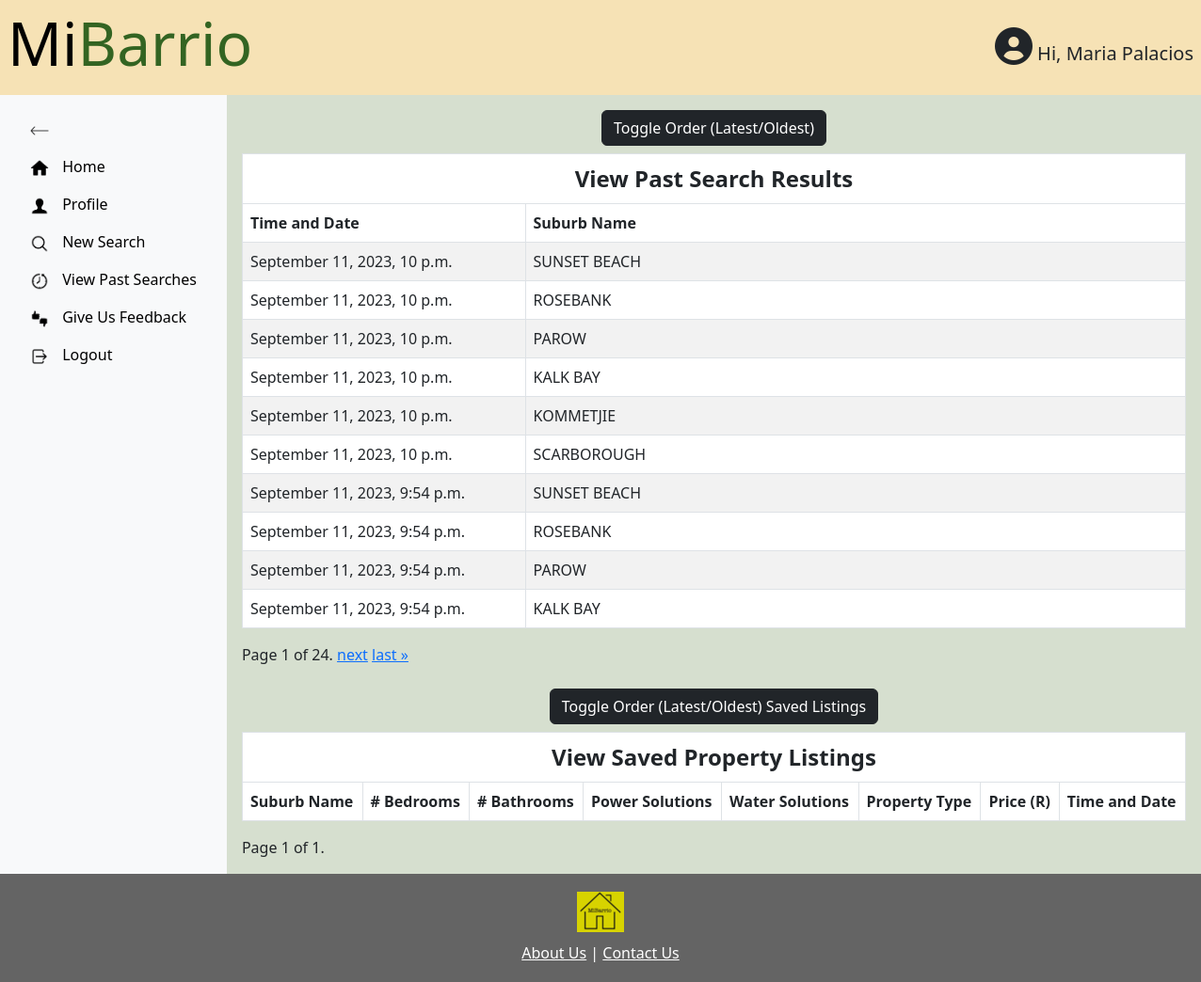
/viewPastSearches (signed in), run on an earlier commit of the app's database.
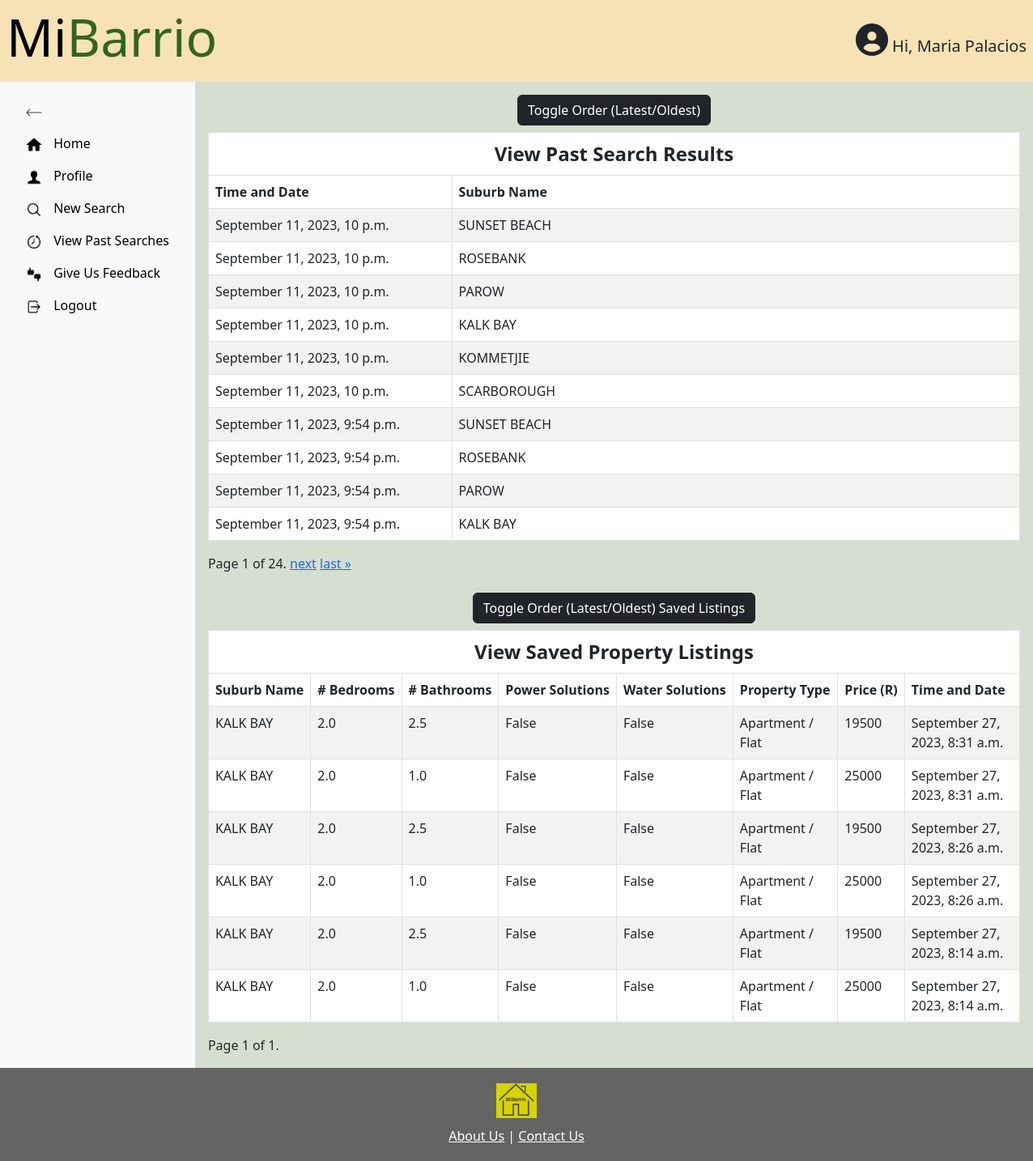
And on a later commit of the database.
### MiBarrioApp/models.py (models this page shows)
class CustomUser(AbstractBaseUser, PermissionsMixin):
    objects = CustomUserManager()
    userID = models.AutoField(primary_key=True)
    first_name = models.CharField(max_length=255)
    last_name = models.CharField(max_length=255)
    username = models.CharField(max_length=255, unique=True)
    password = models.CharField(max_length=255)
    email = models.EmailField(unique=True)
    is_admin = models.BooleanField(default=False)
    is_staff = models.BooleanField(default=False)
    is_superuser = models.BooleanField(default=False)
    USERNAME_FIELD = 'username'
    REQUIRED_FIELDS = ['first_name', 'last_name', 'email']

class Searches(models.Model):
    searchID = models.AutoField(primary_key=True)
    user = models.ForeignKey(CustomUser, on_delete=models.CASCADE)
    search_profileID = models.ForeignKey(SearchProfiles, on_delete=models.CASCADE)
    search_parameters = models.TextField()
    search_timestamp = models.DateTimeField(auto_now_add=True)

class Suburbs(models.Model):
    suburbID = models.AutoField(primary_key=True)
    city = models.ForeignKey(Cities, on_delete=models.CASCADE)
    name = models.CharField(max_length=255)
    coordinates = models.TextField()

class Properties(models.Model):
    propertyID = models.AutoField(primary_key=True)
    user = models.ForeignKey(CustomUser, on_delete=models.CASCADE)
    suburb = models.ForeignKey(Suburbs, on_delete=models.CASCADE)
    property_search_parameters = models.TextField()
    num_of_bedrooms = models.FloatField()
    num_of_bathrooms = models.FloatField()
    has_power_solutions = models.BooleanField()
    has_water_solutions = models.BooleanField()
    property_type = models.CharField(max_length=255)
    search_timestamp = models.DateTimeField(auto_now_add=True)

### MiBarrioApp/views.py (the view)
# urls.py: path('viewPastSearches', views.view_past_searches_view, name = "viewPastSearches"),
@login_required
def view_past_searches_view(request):
    if not request.user.is_authenticated:
        return redirect('MiBarrioApp:login')
    user_searches = Searches.objects.filter(user=request.user).order_by('-search_timestamp')
    past_searches_data = [
        {
            "timestamp": search.search_timestamp,
            "suburb": SearchResult.suburb.name  # Assuming `Suburb` model has a field `name`
        }
        for search in user_searches
        for SearchResult in SearchResults.objects.filter(search=search)
    ]
    paginator = Paginator(past_searches_data, 10)  # Show 10 results per page
    page_number = request.GET.get('page')
    page_obj = paginator.get_page(page_number)
    saved_properties = Properties.objects.filter(user=request.user).order_by('-search_timestamp')
    saved_properties_data = [
        {
            "suburb": property.suburb.name,  # Assuming suburb is a ForeignKey and has a field name
            "num_of_bedrooms": property.num_of_bedrooms,
            "num_of_bathrooms": property.num_of_bathrooms,
            "has_power_solutions": property.has_power_solutions,
            "has_water_solutions": property.has_water_solutions,
            "property_type": property.property_type,
            "search_timestamp": property.search_timestamp,
            "sale_price": None if not hasattr(property, 'propertiestobuy') else property.propertiestobuy.sale_price,
            "rental_price": None if not hasattr(property, 'propertiestorent') else property.propertiestorent.rental_price,
        }
        for property in saved_properties
    ]
    saved_properties_paginator = Paginator(saved_properties_data, 15)  # Show 15 properties per page
    saved_properties_page_number = request.GET.get('saved_properties_page')
    saved_properties_page_obj = saved_properties_paginator.get_page(saved_properties_page_number)
    return render(request, 'viewPastSearches.html', {
        'page_obj': page_obj,  # Your existing paginated data
        'saved_properties_page_obj': saved_properties_page_obj,  # New paginated data for saved properties
    })

### MiBarrioApp/context_processors.py (called while the page is built)
def show_user_info(request):
    user_info_pages = [
        'home', 'profile', 'newSearch', 'newSearch2', 'newSearch3',
        'viewPastSearches', 'feedback'
    ]
    return {
        'show_user_info': request.resolver_match.url_name in user_info_pages
    }

### MiBarrioApp/templates/viewPastSearches.html (shortened to what this page needs)
{% extends 'base.html' %}
{% load static %}
{% block content %}
<div class="d-flex">
  <div id="sidebar" class="p-3 bg-light">
    <ul class="nav flex-column">
      <li class="nav-item">
        <a id="toggleSidebar" class="nav-link" href="#">
          <img src="{% static 'icons/icons8-left-arrow-100.png' %}" alt="Reduce" height="20px">
        </a>
      </li>
      <div id="sidebarMenu" class="show">
        <li class="nav-item">
          <a class="nav-link" href="{% url 'MiBarrioApp:home' %}">
            <img src="{% static 'icons/icons8-home-96.png' %}" alt="Home" height="20px">
            <span class="nav-text"> Home</span>
          </a>
        </li>
        <li class="nav-item">
          <a class="nav-link" href="{% url 'MiBarrioApp:profile' %}">
            <img src="{% static 'icons/icons8-customer-90.png' %}" alt="Profile" height="20px">
            <span class="nav-text"> Profile</span>
          </a>
        </li>
        <li class="nav-item">
          <a class="nav-link" href="{% url 'MiBarrioApp:newSearch' %}">
            <img src="{% static 'icons/icons8-search-90.png' %}" alt="New Search" height="20px">
            <span class="nav-text"> New Search</span>
          </a>
        </li>
        <li class="nav-item">
          <a class="nav-link" href="{% url 'MiBarrioApp:viewPastSearches' %}">
            <img src="{% static 'icons/icons8-time-machine-90.png' %}" alt="View Past Searches" height="20px">
            <span class="nav-text"> View Past Searches</span>
          </a>
        </li>
        <li class="nav-item">
          <a class="nav-link" href="{% url 'MiBarrioApp:feedback' %}">
            <img src="{% static 'icons/icons8-thumbs-up-down-90.png' %}" alt="Give Us Feedback" height="20px">
            <span class="nav-text"> Give Us Feedback</span>
          </a>
        </li>
        <li class="nav-item">
          <a class="nav-link" href="{% url 'MiBarrioApp:logout' %}">
            <img src="{% static 'icons/icons8-logout-96.png' %}" alt="Logout" height="20px">
            <span class="nav-text"> Logout</span>
          </a>
        </li>
      </div>
    </ul>
  </div>
  <div class="container-fluid p-3">
    <div class="row">
      <div class="col-md-12">
        <button id="toggleOrder" class="btn btn-info btn-dark mb-2">Toggle Order (Latest/Oldest)</button>
        <div class="table-responsive">
          <table class="table table-striped table-bordered">
            <thead class="thead-dark">
              <tr>
                <th colspan="2" style="text-align:center; font-size:1.5em;">View Past Search Results</th>
              </tr>
              <tr>
                <th style="width:30%;">Time and Date</th>
                <th style="width:70%;">Suburb Name</th>
              </tr>
            </thead>
            <tbody>
              {% for search_data in page_obj %}
              <tr>
                <td>{{ search_data.timestamp|date:"F j, Y, P" }}</td>
                <td>{{ search_data.suburb }}</td>
              </tr>
              {% endfor %}
            </tbody>
          </table>
        </div>
        <div class="pagination">
          <span class="step-links">
            <span class="current">
              Page {{ page_obj.number }} of {{ page_obj.paginator.num_pages }}.
            </span>
            {% if page_obj.has_next %}
            <a href="?page={{ page_obj.next_page_number }}">next</a>
            <a href="?page={{ page_obj.paginator.num_pages }}">last &raquo;</a>
            {% endif %}
          </span>
        </div>
        <br>
        <button id="toggleOrderSaved" class="btn btn-info btn-dark mb-2">Toggle Order (Latest/Oldest) Saved
          Listings</button>
        <div class="table-responsive">
          <table class="table table-striped table-bordered">
            <thead class="thead-dark">
              <tr>
                <th colspan="8" style="text-align:center; font-size:1.5em;">View Saved Property Listings</th>
              </tr>
              <tr>
                <th>Suburb Name</th>
                <th># Bedrooms</th>
                <th># Bathrooms</th>
                <th>Power Solutions</th>
                <th>Water Solutions</th>
                <th>Property Type</th>
                <th>Price (R)</th>
                <th>Time and Date</th>
              </tr>
            </thead>
            <tbody>
              {% for property in saved_properties_page_obj %}
              <tr>
                <td>{{ property.suburb }}</td>
                <td>{{ property.num_of_bedrooms }}</td>
                <td>{{ property.num_of_bathrooms }}</td>
                <td>{{ property.has_power_solutions }}</td>
                <td>{{ property.has_water_solutions }}</td>
                <td>{{ property.property_type }}</td>
                <td>
                  {% if property.sale_price %}
                  {{ property.sale_price }}
                  {% elif property.rental_price %}
                  {{ property.rental_price }}
                  {% endif %}
                </td>
                <td>{{ property.search_timestamp|date:"F j, Y, P" }}</td>
              </tr>
              {% endfor %}
            </tbody>
          </table>
        </div>
        <div class="pagination">
          <span class="step-links">
            <span class="current">
              Page {{ saved_properties_page_obj.number }} of {{ saved_properties_page_obj.paginator.num_pages }}.
            </span>
          </span>
        </div>
      </div>
    </div>
  </div>
</div>
{% endblock %}

### MiBarrioApp/templates/base.html (shortened to what this page needs)
{% load static %}
<!DOCTYPE html>
<html lang="en">
<head>
  <link href="https://cdn.jsdelivr.net/npm/bootstrap@5.3.0/dist/css/bootstrap.min.css" rel="stylesheet"
>
  <link rel="stylesheet" type="text/css" href="{% static 'css/style.css' %}" />
  <link rel="stylesheet" href="https://unpkg.com/leaflet@1.7.1/dist/leaflet.css" />
  <link rel="stylesheet" href="https://cdnjs.cloudflare.com/ajax/libs/font-awesome/6.0.0-beta3/css/all.min.css">
</head>
<body>
  <div class="wrapper">
    <div class="header">
      <h1 class="display-3">
        <a href="{% url 'MiBarrioApp:home' %}" style="text-decoration: none; color: inherit;">
          <span id="mi">Mi</span><span id="barrio">Barrio</span>
        </a>
      </h1>
      {% if user.is_authenticated and show_user_info %}
      <div class="user-info">
        <i class="fas fa-user-circle fa-2x"></i>
        Hi, {{ user.first_name }} {{ user.last_name }}
      </div>
      {% endif %}
    </div>
    {% block content %}
    {% endblock %}
  </div>
  <footer class="footer">
    <img src="{% static 'logo.png' %}" alt="Logo" class="footer-logo">
    <div class="footer-links">
      <a href="{% url 'MiBarrioApp:aboutUs' %}">About Us</a> | <a href="{% url 'MiBarrioApp:contactUs' %}">Contact
        Us</a>
    </div>
  </footer>
</body>
</html>

### MiBarrioApp/static/css/style.css (style rules this page uses)
* { margin: 0; padding: 0; box-sizing: border-box; }
html, body { height: 100%; display: flex; flex-direction: column; text-align: center; background: rgb(214,223,207); }
.header { height: min-content; background: rgb(246,226, 181); text-align: left; padding-left: 17px ; padding: 0.5em; display: flex; justify-content: space-between; align-items: center; }
.user-info { font-size: 20px; }
.table th, .table td { text-align: left; }
.wrapper { flex: 1 0 auto; background: rgb(214,223,207); }
.footer { flex-shrink: 0; text-align: center; background: rgb(100,100,100); padding: 1.5%; }
.footer-links { margin-top: 10px; color: white; }
.footer-links a { color: inherit; }
.footer-logo { width: auto; height: auto; display: block; margin: 0 auto; }
.nav-item { flex-grow: 1; text-align: left; min-width: 0; }
.nav-item a { white-space: nowrap; color: black; }
.d-flex { display: flex; flex-grow: 1; flex-direction: row; }
.nav-link img { margin-right: 10px; vertical-align: middle; transition: margin 0.3s; }
table thead th { white-space: nowrap; background-color: rgb(234, 236, 239); }
#sidebar, #content { flex-grow: 1; flex-shrink: 0; }
#mi { color: black; }
#barrio { color: rgb(51, 100, 34); }
#sidebar { transition: width 0.5s; overflow: hidden; white-space: nowrap; }

What changed in the data, as far as the page shows it:
added Properties: num_of_bedrooms "2.0", num_of_bathrooms "2.5", property_type "Apartment / Flat", search_timestamp "September 27, 2023, 8:31 a.m."
added Properties: num_of_bedrooms "2.0", num_of_bathrooms "1.0", property_type "Apartment / Flat", search_timestamp "September 27, 2023, 8:31 a.m."
added Properties: num_of_bedrooms "2.0", num_of_bathrooms "2.5", property_type "Apartment / Flat", search_timestamp "September 27, 2023, 8:26 a.m."
added Properties: num_of_bedrooms "2.0", num_of_bathrooms "1.0", property_type "Apartment / Flat", search_timestamp "September 27, 2023, 8:26 a.m."
added Properties: num_of_bedrooms "2.0", num_of_bathrooms "2.5", property_type "Apartment / Flat", search_timestamp "September 27, 2023, 8:14 a.m."
added Properties: num_of_bedrooms "2.0", num_of_bathrooms "1.0", property_type "Apartment / Flat", search_timestamp "September 27, 2023, 8:14 a.m."
Also different on the page:
new list line: "KALK BAY"
new list line: "False False 19500"
new list line: "False False 25000"
